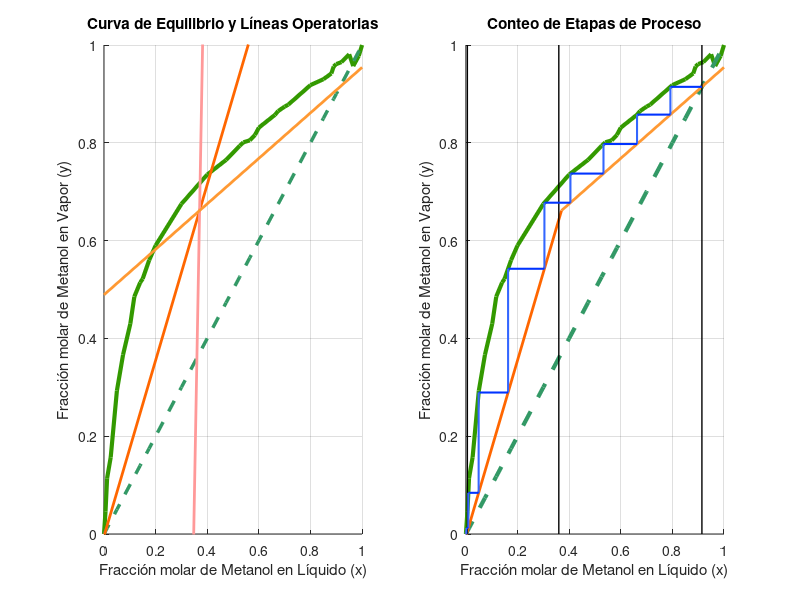

This chart was generated by the following MATLAB code: (Note: this script raises an error after producing the figure.)
% Operaciones de Separación: Modelos de Destilación por Etapas
% Última Edición: 21 de enero de 2024

%{ 
DESCRIPCIÓN --------------------------------------------------------------------------------------------------------------------------------------- 
     El siguiente código permite el modelado de procedimiento de destilación de mezcla binaria empleando las metodologías de McCabe-Thiele y 
     Ponchon-Savarit. 

     El desarrollo planteado consiste en el manejo de los equilibrios como unión de segmentos rectos con los cuales se buscará la intersección de los
     desarrollos de etapas de forma simple debido a la facilidad que es resolver ecuaciones de rectas.

     Se entrega al final un desarrollo sobre gráficas que permite observar el procedimiento modelado y su viabilidad. Se requiere que 
     por parte del usuario se suministre en el código los datos del equilibrio a desarrollar, las condiciones de entrada y salida de la columna y el
     método que desea aplicar.
%}

% INGRESO DE DATOS --------------------------------------------------------------------------------------------------------------------------------------- 
     
     clear

     % Datos de Equilibrio X vs Y
          EquiX = [0.0000 0.00584 0.0120 0.0260 0.0500 0.0738 0.1020 0.1176 0.1400 0.1500 0.1750 0.2000 0.3000 0.4000 0.4730 0.5260 0.5400 0.5650 ... 
                   0.5850 0.6000 0.6620 0.67500 0.7000 0.7140 0.8000 0.8500 0.8808 0.8900 0.9000 0.9200 0.9500 0.9657 0.9871 1.0000];
          EquiY = [0.0000 0.045705 0.1140 0.1570 0.2930 0.3665 0.4300 0.4855 0.5140 0.5220 0.5600 0.5900 0.6750 0.7350 0.7650 0.7940 0.8010 0.8050 ...
                   0.8160 0.8310 0.8570 0.865000 0.8740 0.8780 0.9180 0.9300 0.9417 0.9560 0.9610 0.9650 0.9810 0.9569 0.9778 1.0000];
          nXY = length(EquiX);

     % Datos de Equilirio H vs XY
          EntRocX = [0 0.094594595 0.198198198 0.297297297 0.398648649 0.502252252 0.601351351 0.70045045 0.806306306 0.903153153 1];
          EntRocY = [46947.44948 45465.91367 44309.28894 43153.39763 42485.60637 41817.44838 41312.84609 40808.24379 39814.07459 38984.19451 37828.66992];
          EntBurX = [0 0.094594595 0.195945946 0.295045045 0.396396396 0.502252252 0.601351351 0.70045045 0.804054054 0.903153153 1];
          EntBurY = [7381.642158 5248.817338 4418.203821 3750.779273 3571.454765 3879.863581 3863.728043 3847.592504 3830.723532 4140.232498 4124.463677];
          nRoc = length(EntRocX); nBur = length(EntBurX);

     % Condiciones de Trabajo Generales:
     xD = 0.914427648; y1 = xD; 
     zF = 0.359968038;
     xW = 0.005648938;
     F = 216.7622048; D = 84.51272428; W = 132.24919;

     % Condiciones de Trabajo para Método McCabe - Thiele:
     q = 1.035696198;
     LI = 73.47529571; VI = 157.98802;
     DeltaLJ = 224.4997914; DeltaVJ = 7.737586546;
     LK = LI + DeltaLJ; VK = VI + DeltaVJ;

     % Condiciones de Trabajo para Método Ponchon - Savarit:
     DeltaD = 200000;
     DeltaW = -10000;
     Condensador = "Total";
     Rehervidor = "Total";

     % Método a Desarrollar:
     Metodo = "McCabeThiele";
     %Metodo = "PonchonSavarit";

switch(Metodo)

% MÉTODO: MCCABE - THIELE PARA ALIMENTACIÓN ÚNICA ****************************************************************************************************************
case "McCabeThiele"
     % 1. CONSIDERACIONES INICIALES:
          % Planteamiento de Líneas Operatorias: 1. Lín. Oper. de Enriquecimiento, 2. Lín. Oper.de Alimentación, 3. Lín. Oper. de Agotamiento.
               % Pendientes y Cortes de cada línea:
               m1 = (LI / VI); m2 = q / (q - 1); m3 = (LK / VK);
               b1 = (D / VI) * xD; b2 = -zF / (q - 1); b3 = -(W / VK) * xW;
               % Expresiones para las líneas operatorias de la forma Y = f(X) y X = g(y) = f(y)^-1
               LiOpEnrY = @(x) m1 * x + b1; LiOpEnrX = @(y) (y - b1) / m1;
               LiOpAliY = @(x) m2 * x + b2; LiOpAliX = @(y) (y - b2) / m2;
               LiOpAgoY = @(x) m3 * x + b3; LiOpAgoX = @(y) (y - b3) / m3;
          % Determinación de Cortes entre Líneas Operatorias:
               % Fórmula General: Y = m1 * x + b1; Y = m2 * x + b2; -> Y = Y -> x = (b2 - b1) / (m1 - m2)
               % Igualdad entre Línea Operatoria de Enriquecimiento y de Alimentación:
               xEnriAlim = (b2 - b1) / (m1 - m2);
               % Igualdad entre Línea Operatoria de Alimentación y de Agotamiento:
               xAlimAgot = (b3 - b2) / (m2 - m3);
     
     % 2. ESTABLECIMIENTO DE CICLO DE CONTEO DE ETAPAS:
          %{
          Descripción del procedimiento: Cada etapa consta de un triángulo rectángulo apuntando hacia abajo. El punto sobre la línea 
               operatoria será (xa, ya), el punto del ángulo recto sobre la curva de equilibrio será (xb, ya) y el punto restante para una nueva
               etapa será (xb, yb), que será luego el punto (xa, ya) de la siguiente etapa. Así, se plantea el siguiente proceso del Ciclo:
               1. Buscar un intervalo de puntos de equilibrio en el que el valor 'ya' se encuentre entre los valores de 'y' en equilibrio.
               2. Establecer la ecuación de recta entre los dos puntos de equilibrio tomados en el Paso 1.
               3. Realizar el desplazamiento desde el punto (xa, ya) hasta el punto (xb, ya) resolviendo la ecuación de la forma X = f(Y) planteada 
                    en el Paso 2.
               4. Emplear la ecuación de la línea operatoria apropiada (De enriquecimiento o de agotamiento según un análisis de si el valor de 'xa' es
                    mayor o menor al del valor de x de alimentación o no, respectivamente).
               5. Realizar el desplazamiento desde el punto (xb, ya) hasta el punto (xb, yb) resolviendo la ecuación de la forma X = f(Y) tomada en el
                    Paso 4.
               5. Continuar con el proceso, estableciendo el punto (xb, yb) como (xa, ya), hasta que la concentración de xa sea menor o igual a la de xW.
          %}

          % Condiciones Iniciales:
               xa = xD; ya = y1; xb = 1; yb = 1;
          % Establecimiento de conjuntos de puntos obtenidos:
               PuntosX(1) = xD; PuntosY(1) = y1; i = 0; L = 1;

          % Ejecución del Ciclo de Iteración: 
               while xa > xW
                    % PASO 1: ---------------------------------------------------------------------------------------------------------------------------------
                    if ya > EquiY(nXY - i) % Verificación de que 'ya' se encuentre debajo de un punto de equilibrio. La respuesta "Apropiada" es No.
                         i = i + 1;  % La solución es revisar una siguiente posición (Nótese que el conteo es desde el final hacia el comienzo)

                    elseif ya < EquiY(nXY - i) && ya > EquiY(nXY - i - 1) % Verificación de que "ya" se encuentre entre dos puntos de equilibrio sucesivos. 
                         % La respuesta "Apropiada" es Sí:

                    % PASO 2: ---------------------------------------------------------------------------------------------------------------------------------
                         % Ecuación de Recta en Intervalo de Equilibrio Tomado:
                              m = (EquiY(nXY - i) - EquiY(nXY - i - 1)) / (EquiX(nXY - i) - EquiX(nXY - i - 1));
                              b = (EquiY(nXY - i) - m * EquiX(nXY - i));
                              % y - y1 = m * (x - x1) -> y = m * x + (y1 - m * x1)
                              LiEqY = @(x) m * x + b;
                              LiEqX = @(y) (y - b) / m;
                    
                    % PASO 3: ---------------------------------------------------------------------------------------------------------------------------------
                         % Transporte desde Línea Operatoria a Curva de Equilibrio:
                              xb = LiEqX(ya);
                    
                    % PASO 4 y 5: ---------------------------------------------------------------------------------------------------------------------------------
                         % Transporte desde Curva de Equilibrio a Curva de Equilibrio:
                              if xb > xEnriAlim
                                   yb = LiOpEnrY(xb);
                              elseif xb <= xEnriAlim
                                   yb = LiOpAgoY(xb);
                              end

                   % PASO 6: ---------------------------------------------------------------------------------------------------------------------------------
                         % Conteo de Coordenadas en Obtenidas:
                              L = L + 1;
                              PuntosX(L) = xb;
                              PuntosY(L) = yb;
                         % Establecimiento de nuevo punto "a" para iniciar:
                              xa = xb;
                              ya = yb;           
                      
                    else % Corrección en caso de que no se cumplan ninguna de las dos condiciones anteriores:
                         i = i + 1;
                    end 
               end
         
     % 3. ENTREGA DE INFORMACIÓN
          % Primera Gráfica: Ubicación de Equilibrio y Líneas Operatorias como Funciones
               % Detalles Globales:
               subplot(1, 2, 1); hold on; axis([0 1 0 1]); hold on;
               xlabel("Fracción molar de Metanol en Líquido (x)"); ylabel("Fracción molar de Metanol en Vapor (y)"); hold on;
               title("Curva de Equilibrio y Líneas Operatorias"); grid on; hold on;
               % Gráfica de Equilibrio:        
               plot(EquiX, EquiY, "Color", [0.2 0.6 0.0], "linewidth", 3); hold on; % Curva de Equilibrio
               plot(EquiX, EquiX, "--", "Color", [0.2 0.6 0.4], "linewidth", 2.5); hold on; % Línea de 45°
               % Gráfica de Líneas Operatorias:
               plot(linspace(0, 1, 2), LiOpAgoY(linspace(0, 1, 2)), "Color", [1.0 0.4 0.0], "linewidth", 2); hold on; % Línea de Agotamiento
               plot(linspace(0, 1, 2), LiOpAliY(linspace(0, 1, 2)), "Color", [1.0 0.6 0.6], "linewidth", 2); hold on; % Línea de Alimentación
               plot(linspace(0, 1, 2), LiOpEnrY(linspace(0, 1, 2)), "Color", [1.0 0.6 0.2], "linewidth", 2); hold on; % Línea de Enriquecimiento
     
          % Segunda Gráfica: Ubicación de Líneas Operatorias con Dominios Correctos y Representación de Etapas
               % Detalles Globales:
               subplot(1, 2, 2); hold on; axis([0 1 0 1]); hold on;
               xlabel("Fracción molar de Metanol en Líquido (x)"); ylabel("Fracción molar de Metanol en Vapor (y)"); 
               title("Conteo de Etapas de Proceso"); grid on; hold on;
               % Gráfica de Equilibrio:  
               plot(EquiX, EquiY, "Color", [0.2 0.6 0.0], "linewidth", 3); hold on; % Curva de Equilibrio
               plot(EquiX, EquiX, "--", "Color", [0.2 0.6 0.4], "linewidth", 3); hold on; % Curva de Equilibrio
               %plot(EquiX, EquiY, ".", "Color", [0.2 0.6 0.0], "linewidth", 3); hold on;
               % Gráfica de Líneas Operatorias y Rectas de Concentraciones de Entradas y Salidas:
               plot(linspace(0, xAlimAgot, 2), LiOpAgoY(linspace(0, xAlimAgot, 2)), "Color", [1.0 0.4 0.0], "linewidth", 2); hold on; % Línea de Agotamiento
               plot(linspace(xEnriAlim, 1, 2), LiOpEnrY(linspace(xEnriAlim, 1, 2)), "Color", [1.0 0.6 0.2], "linewidth", 2); hold on; % Línea de Enriquecimiento
               plot([xD, xD], [0, 1], "k", "linewidth", 1.0); plot([zF, zF], [0, 1], "k", "linewidth", 1.0); plot([xW, xW], [0, 1], "k", "linewidth", 1.0)
               % Gráfica de etapas:
               Etapas = 0;
               m = length(PuntosX);
     
               for j = 1 : m - 1
                   % Dibujo de Recta Horizontal / Tendencia al Equilibrio:
                   RecHorizonX = [PuntosX(j), PuntosX(j + 1)]; RecHorizonY = [PuntosY(j) PuntosY(j)];
                   plot(RecHorizonX, RecHorizonY, "Color", [0.0, 0.2, 1.0], "linewidth", 1.5); hold on;
                   % Dibujo de Recta Vertical / Cumplimiento de Balance de Materia:
                   RecVertiX = [PuntosX(j + 1) PuntosX(j + 1)]; RecVertiY = [PuntosY(j) PuntosY(j + 1)];
                   plot(RecVertiX, RecVertiY, "Color", [0.2 0.4 1.0], "linewidth", 1.5); hold on;
                   % Conteo de Etapas:
                   Etapas = Etapas + 1;
               end
     
          % Tabla con Etapas y Respuestas en Consola:
               TablaEtapas(1, 1) = "Etapa"; TablaEtapas(1, 2) = "Conc. X In"; TablaEtapas(1, 3) = "Conc. X Out"; 
               TablaEtapas(1, 4) = "Conc. Y In"; TablaEtapas(1, 5) = "Conc. Y Out";
     
               for i = 2 : length(PuntosX)
                    TablaEtapas(i, 1) = strcat("Etapa ", num2str(i - 1));
                    TablaEtapas(i, 2) = PuntosX(i - 1); TablaEtapas(i, 3) = PuntosX(i); TablaEtapas(i, 4) = PuntosY(i); TablaEtapas(i, 5) = PuntosY(i - 1);
               end

               disp("El procedimiento ha finalizado. Los resultados se presentan a continuación: "); disp(" ");
               disp("- Número de Etapas: " + Etapas); disp("- Tabla de Etapas: "); disp(TablaEtapas)
          
% MÉTODO: PONCHON-SAVARIT PARA ALIMENTACIÓN ÚNICA ****************************************************************************************************************
case "PonchonSavarit"
     % 1. CONSIDERACIONES INICIALES:
          % Recta Destilado - Alimentación - Residuo (DAW): 
               % Puntos: (xD, DeltaD), (xW, DeltaW), y - y1 = m * (x - x1) -> y = m * x + (y1 - m * x1), Y = m1 * x + b1; 
               mDAW = (DeltaD - DeltaW) / (xD - xW); bDAW = (DeltaD - mDAW * xD);
               RectaDAWX = @(x) mDAW * x + (DeltaD - mDAW * xD); RectaDAWY = @(y) (y - (DeltaD - mDAW * xD)) / mDAW;

          % Cortes de la recta DAW con las curvas de Rocío (Superior) y Burbuja (Inferior
               xRocDAW = 0; xBurDAW = 0;
               % Y = m2 * x + b2; -> x = (b2 - b1) / (m1 - m2)
               % Corte en curva de rocío (Superior):
               for i = 1 : nRoc - 1 
                    m1 = (EntRocY(i + 1) - EntRocY(i)) / (EntRocX(i + 1) - EntRocX(i)); b1 = (EntRocY(i) - m1 * EntRocX(i));
                    xRocDAW = (bDAW - b1) / (m1 - mDAW);
                    
                    if xRocDAW >= EntRocX(i) && xRocDAW <= EntRocX(i + 1)
                         xRocDAWTrue = xRocDAW;
                    end
               end
               % Corte en curva de burbuja (Inferior)
               for i = 1 : nBur - 1 
                    m1 = (EntBurY(i + 1) - EntBurY(i)) / (EntBurX(i + 1) - EntBurX(i)); b1 = (EntBurY(i) - m1 * EntBurX(i));
                    xBurDAW = (bDAW - b1) / (m1 - mDAW);
                    
                    if xBurDAW >= EntBurX(i) && xBurDAW <= EntBurX(i + 1)
                         xBurDAWTrue = xBurDAW;
                    end
               end

     % 2. ESTABLECIMIENTO DE CICLOS DE CONTEO DE ETAPAS:
          %{
          Descripción del procedimiento: El procedimiento consta de dos etapas: Realizar un desarrollo respecto a una recta global de balance de materia
               a. A su izquierda (Agotamiento) y b. A su derecha (Enriquecimiento).

               El procedimiento para el desarrollo en la zona de enriquecimiento (D) es el siguiente
               D1. Definir si el condensador es Total o Parcial. Si es total, se tiene que xD = x0 = yD = y1, por lo que puede suministrarse xD o yD. Si 
                    es parcial, se tiene que x0 > xD = Eq(yD) = y1, por lo que hay que verificar cuál valor es el que se suministra. En todo caso, se inicia
                    sobre un punto (xa, ya) que se encuentra ubicado sobre la recta de 45°.
               D2. Buscar un intervalo de puntos de equilibrio en el que el valor 'yD' se encuentre entre los valores de 'y' en equilibrio.
               D3. Establecer la ecuación de recta entre los dos puntos de equilibrio tomados en el Paso D2.
               D4. Realizar el desplazamiento horizontal desde el punto (xa, ya) en la curva de equilibrio hasta el punto (xb, ya) en la recta de 45°, 
                    resolviendo la ecuación de la forma X = f(Y) planteada en el Paso D3.
               D5. Tomar la coordenada 'xb' y buscar un intervalo de puntos de burbuja en el que el valor 'xb' se encuentre entre los valores de 
                    'zb' en el equilibrio.
               D6. Establecer la ecuación de recta entre los dos puntos de curva de burbuja tomados en el Paso D5.
               D7. Realizar el desplazamiento vertical desde el punto (xb, ya) en la curva de equilibrio hasta el punto (xb, Hxb) en la curva de burbuja,
                    resolviendo la ecuación de la forma X = f(Y) planteada en el Paso W6.
               D8. Establecer la ecuación de recta entre el punto (xD, DeltaD) y el punto (xb, Hxb), el cual fue tomado en el Paso D7. 
               D9. Determinar el corte de la recta del Paso D8 con la curva de rocío, hallando la solución de la ecuación con la recta de cada segmento
                    de la curva y verificando si es apropiada o no la solución. El punto resultante corresponderá a (xc, Hyc).
               D10. Realizar el desplazamiento vertical desde el punto (xc, Hyc) en la curva de rocío hasta la recta de 45°, estableciendo el punto 
                    (xc, yc = xc).
               D11. Repetir el procedimiento desde el Paso D4 estableciendo el punto (xa, ya) = (xc, yc) y continuando mientras no ocurra alguna de las
                    siguientes situaciones:
                    - Convergencia: Se debe establecer un valor máximo de iteraciones frente al posible peligro de convergencia.
                    - Cruce a Agotamiento: Se debe estar verificando que las coordenadas tomadas en la curva de equilibrio se mantengan siempre a la
                      derecha de la recta DAW.
               
               El procedimiento para el desarrollo en la zona de agotamiento (W) es el siguiente:
               W1. Definir si el rehervidor es Total o Parcial. Si es total, se tiene que yW = yN+1 = xW = xN, por lo que puede suministrarse xW o yW. Si
                    es parcial, se tiene que yW > yN+1 = Eq(xW) = xN, por lo que hay que verificar cuál valor es el que se suministra. En todo caso, se inicia
                    sobre un punto (xa, ya) que se encuentra ubicado sobre la recta de 45°.
               W2. Buscar un intervalo de puntos de equilibrio en el que valor 'xW' se encuentre entre los valores de 'x' en equilibrio.
               W3. Establecer la ecuación de recta entre los dos puntos de equilibrio tomados en el Paso W2.
               W4. Realizar el desplazamiento vertical desde el punto (xa, ya) en la recta de 45° hasta el punto (xa, yb) en la curva de equilibrio,
                    resolviendo la ecuación de la forma Y = f(X) planteada en el paso W3.
               W5. Tomar la coordenada 'yb' y realizar el desplazamiento horizontal desde el punto (xa, yb) en la curva de equilibrio hasta el punto
                    (xb = yb, yb) en la curva de 45°.
               W6. Tomar la coordenada 'xb' y buscar un intervalo de puntos de rocío en el que el valor 'xb' se encuentre entre los valores de 'zb' en el
                    equilibrio.
               W7. Establecer la ecuación de recta entre los dos puntos de curva de rocío tomados en el Paso W6.
               W8. Realizar el desplazamiento vertical desde el punto (xb, yb) en la recta de 45° hasta el punto (xb, Hyb) en la curva de rocío, 
                    resolviendo la ecuación de la forma Y = f(X) planteada en el Paso W7.
               W9. Establecer la ecuación de recta entre el punto (xW, DeltaW) y el punto (xb, Hyb), el cual fue tomado en el paso W8.
               W10. Determinar el corte de la recta del paso W9 con la curva de burbuja, hallando la solución de la ecuación con la recta de cada
                    segmento de la curva y verificando si es apropiada o no la solución. El punto resultante corresponderá a (xc, Hxc).
               W11. Realizar el desplazamiento vertical desde el punto (xc, Hxc) en la curva de burbuja hasta la recta de 45°, estableciendo el punto 
                    (xd = xc, yd).
               W12. Repetir el procedimiento desde el Paso W5 estableciendo el punto (xa, yb) = (xd, yd) y continuando mientras no ocurra alguna de las
                    siguientes situaciones:
                    - Convergencia: Se debe establecer un valor máximo de iteraciones frente al posible peligro de convergencia.
                    - Cruce a Enriquecimiento: Se debe estar verificando que las coordenadas tomadas en la curva de equilibrio se mantengan siempre a la
                      izquierda de la recta DAW.

          Nomenclatura de vectores:
               Para la zona de enriquecimiento (D):
               - xXYD, yXYD: Valores (x, y) en la recta de 45°
               - xEqD, yEqD: Valores (x, y) en la curva de equilibrio.
               - xBurD, yBurD: Valores (x, H) en la curva de burbuja
               - xRocDTrueD, yRocD: Valores (y, H) en la curva de rocío. El primero recibe "True" por ser el corte que debe realizar
          %}

          % PASO D1: ¿Condensador Total o Parcial? ---------------------------------------------------------------------------------------------------------------------------------
               switch(Condensador)
                    case "Total" % Caso más sencillo, donde ambos puntos están sobre la línea de equilibrio.
                         xXYD(1) = xD; yXYD(1) = xD; xa = xD; ya = xD; k = 1; 
                         xa = xD; ya = xa; k = 1; i = 0;
                    case "Parcial" % Se ingresa la composición de Destilado Líquido y se halla la composición en vapor.
                         xXYD(1) = xD; yXYD(1) = xD; xa = xD; ya = xD; k = 1; 
                         xa = xD; ya = xa; k = 1; i = 0;
               end
               
          % Ejecución del Ciclo de Iteración por Derecha: 
               xBurD = linspace(1, 1, 2);
               while k < 50 && min(xBurD) > xBurDAW 
                    % PASO D2: Búsqueda de Intervalo en Curva de Equilibrio XY ---------------------------------------------------------------------------------------------------------------------------------
                    if ya > EquiY(nXY - i) % Verificación de que 'ya' se encuentre fuera de un intervalo de equilibrio. La respuesta "Apropiada" es No.
                         i = i + 1;  % La solución es revisar una siguiente posición:
     
                    elseif ya < EquiY(nXY - i) && ya > EquiY(nXY - i - 1) % Verificación de que "ya" se encuentre en un intervalo de equilibrio. 
                         % La respuesta "Apropiada" es Sí:                   
                  
                    % PASO D3: Ecuación de Recta en Curva de Equilibrio ---------------------------------------------------------------------------------------------------------------------------------
                         % Ecuaciones de Recta en Intervalo de Equilibrio Tomado:
                         mEq = (EquiY(nXY - i) - EquiY(nXY - i - 1)) / (EquiX(nXY - i) - EquiX(nXY - i - 1)); bEq = (EquiY(nXY - i) - mEq * EquiX(nXY - i));
                         % y - y1 = m * (x - x1) -> y = m * x + (y1 - m * x1)
                         LiEqY = @(x) mEq * x + bEq; LiEqX = @(y) (y - bEq) / mEq;

                    % PASO D4: Transporte desde Línea de 45° a Curva de Equilibrio ---------------------------------------------------------------------------------------------------------------------------------
                         xEqD(k) = LiEqX(ya); xBurD(k) = xEqD(k); yEqD(k) = yXYD(k);
                     
                    % PASO D5: Búsqueda de Intervalo en Curva de Burbuja ---------------------------------------------------------------------------------------------------------------------------------
                         for j = 1 : nBur - 1 
                              if xBurD(k) >= EntBurX(j) && xBurD(k) <= EntBurX(j + 1) % Verificar el intervalo de puntos de Curva de Burbuja
                    % PASO D6: Ecuación de Recta en Curva de Burbuja ---------------------------------------------------------------------------------------------------------------------------------
                                   ma = (EntBurY(j + 1) - EntBurY(j)) / (EntBurX(j + 1) - EntBurX(j)); ba = (EntBurY(j) - ma * EntBurX(j)); 
                                   % y - y1 = m * (x - x1) -> y = m * x + (y1 - m * x1)
                                   LiBurY = @(x) ma * x + ba; LiBurX = @(y) (y - ba) / ma; % Ecuaciones de recta en el intervalo de burbuja tomado
                    % PASO D7: Transporte desde Curva de Equilibrio hasta Curva de Burbuja ---------------------------------------------------------------------------------------------------------------------------------
                                   yBurD(k) = LiBurY(xBurD(k)); % Toma del valor sobre la Curva de Burbuja
                              end    
                         end
                    % PASO D8: Ecuación de Recta desde Curva de rocío hasta DeltaD --------------------------------------------------------------------------------------------------------------------------------
                         mbD = (yBurD(k) - DeltaD) / (xBurD(k) - xD); bbD = (yBurD(k) - mbD * xBurD(k)); % Recta entre Curva de Burbuja y Delta D
               
                    % PASO D9: Determinación de Corte de Recta sobre Curva de Rocío y Transporte ----------------------------------------------------------
                         xRoc = 0;
                         for j = 1 : nRoc - 1
                              mb = (EntRocY(j + 1) - EntRocY(j)) / (EntRocX(j + 1) - EntRocX(j)); bb = (EntRocY(j) - mb * EntRocX(j)); 
                              LiRocY = @(x) mb * x + bb; LiRocX = @(x) (y - bb) / mb; % Ecuaciones de recta en la curva de rocío
                              xRoc = (bbD - bb) / (mb - mbD); % Corte en la Curva de Rocío
                         
                              % Verificar si el corte en la curva de rocío es apropiado para el intervalo tomado:
                              if xRoc >= EntRocX(j) && xRoc <= EntRocX(j + 1) 
                                   xRocTrueD(k) = xRoc;
                                   yRocD(k) = LiRocY(xRocTrueD(k));
                              end
                         end
               
                    % PASO D10: Transporte desde Curva de Rocío hasta Línea Y = X -----------------------------------------------------------------------------
                         xXYD(k + 1) = xRocTrueD(k); yXYD(k + 1) = xXYD(k + 1); xa = xXYD(k + 1); ya = xXYD(k + 1);
                         k = k + 1;

                    else % Corrección en caso de que no se cumplan ninguna de las dos condiciones anteriores:
                         i = i + 1;
                    end 
               end  

          % PASO W1: ¿Rehervidor Total o Parcial? ---------------------------------------------------------------------------------------------------------------------------------
               switch(Rehervidor)
                    case("Total")
                         xa = xW; ya = xa; k = 2; i = 1;
                         xXYW(1) = xa;
                         yXYW(1) = ya;
                    case("Parcial")
                         xa = xW; k = 2; i = 1;
                         xXYW(1) = xa;
               end

          % Ejecución del Ciclo de Iteración por Derecha: 
               xRocW = linspace(0, 0, 2);
               while k < 50 && max(xRocW) < xRocDAWTrue
                    % PASO D2: Búsqueda de Intervalo en Curva de Equilibrio XY ---------------------------------------------------------------------------------------------------------------------------------
                    if xa < EquiX(i) % Verificación de que 'xa' se encuentre debajo de un punto de equilibrio. La respuesta "Apropiada" es No.
                         i = i + 1;  % La solución es revisar una siguiente posición:
                    elseif xa > EquiX(i) && xa < EquiX(i + 1) % Verificación de que "xa" se encuentre entre dos puntos de equilibrio sucesivos. 
                         % La respuesta "Apropiada" es Sí.                  
     % PASO 2: Llevar al equilibrio verticalmente:
                    % PASO D3: Ecuación de Recta en Curva de Equilibrio ---------------------------------------------------------------------------------------------------------------------------------
          % Ecuación de Recta en Intervalo de Equilibrio Tomado:
               mEq = (EquiY(i + 1) - EquiY(i)) / (EquiX(i + 1) - EquiX(i)); bEq = (EquiY(i) - mEq * EquiX(i));
               LiEqY = @(x) mEq * x + bEq; LiEqX = @(y) (y - bEq) / mEq; % Ecuaciones de recta en el intervalo tomado:
               % y - y1 = m * (x - x1) -> y = m * x + (y1 - m * x1)

               if k == 2
                    xEqW(k - 1) = xXYW(k - 1); yEqW(k - 1) = LiEqY(xEqW(k - 1));
               elseif k > 2
                    yEqW(k - 1) = LiEqY(xEqW(k - 1));
               end

     % PASO 3: Llevar a la Igualdad horizontalmente:
               yXYW(k) = yEqW(k - 1);
               xXYW(k) = yXYW(k);

     % PASO 4: Llevar a la Curva de Rocío Verticalmente:
          % Subir hasta la curva de rocío:    
               for j = 1 : nRoc - 1 
                    if xXYW(k) >= EntRocX(j) && xXYW(k) <= EntRocX(j + 1) % Verificar 
                         ma = (EntRocY(j + 1) - EntRocY(j)) / (EntRocX(j + 1) - EntRocX(j)); ba = (EntRocY(j) - ma * EntRocX(j));
                         LiRocY = @(x) ma * x + ba; LiRocX = @(y) (y - ba) / ma;
                         xRocW(k - 1) = xXYW(k); yRocW(k - 1) = LiRocY(xRocW(k - 1));
                    end
               end

     % PASO 5: REALIZAR BALANCE DE MATERIA CON W Y TOMAR CORTE EN CURVA DE BURBUJA:
               xBur = 0;
               for j = 1 : nBur - 1 % Corte en curva de rocío (Superior)
                    mb = (EntBurY(j + 1) - EntBurY(j)) / (EntBurX(j + 1) - EntBurX(j)); bb = (EntBurY(j) - mb * EntBurX(j)); % Recta en Burbuja
                    LiBurY = @(x) mb * x + bb; LiBurX = @(x) (y - bb) / mb;
                    mbW = (yRocW(k - 1) - DeltaW) / (xRocW(k - 1) - xW); bbW = (yRocW(k - 1) - mbW * xRocW(k - 1)); % Recta entre Curva de Rocío y Delta W
                    xBur = (bbW - bb) / (mb - mbW);
                    
                    if xBur >= EntBurX(j) && xBur <= EntBurX(j + 1)
                         xBurTrueW(k - 1) = xBur;
                         yBurW(k - 1) = LiBurY(xBurTrueW(k - 1));
                    end
               end
               
     % PASO 6: ESTABLECER SIGUIENTE PUNTO HASTA EL EQUILIBRIO;
               xEqW(k) = xBurTrueW(k - 1);
               xa = xEqW(k);

               if xRocW(k - 1) > xRocDAWTrue 
                    k = 5000;
               else
                    k = k + 1;
               end

          else % Corrección en caso de que no se cumplan ninguna de las dos condiciones anteriores:
               i = i + 1;
          end 
     end 


     % 3. ENTREGA DE INFORMACIÓN
          % Configuración General:
               % Primera Gráfica: Desarrollo en Gráfica H vs XY
                    % Detalles Globales
                    subplot(2, 2, 1); hold on; axis([0 1 0.8 * min(EntBurY) 1.2 * max(EntRocY)]); hold on;
                    xlabel("Fracción Molar de Especie Volátil (x, y)"); ylabel("Entalpía de la Mezcla (H)"); 
                    title("Desarrollo Ponchon-Savarit en Gráfica de Energía"); grid on; hold on;
                    % Gráfica de Equilibrio
                    plot(EntBurX, EntBurY); hold on; plot(EntRocX, EntRocY); hold on;
                    % Línea DAW:
                    plot(linspace(0, 1, 10), RectaDAWX(linspace(0, 1, 10)));
                    %plot([xRocDAWTrue xRocDAWTrue], [-100000, 100000]); hold on;
                    %plot([xBurDAWTrue xBurDAWTrue], [-100000, 100000]); hold on;
               % Segunda Gráfica: Desarrollo en Gráfica X vs Y
                    % Detalles Globales
                    subplot(2, 2, 3); hold on; axis([0 1 0 1]); hold on;
                    xlabel("Fracción Molar de Especie Volátil en Líquido (x)"); ylabel("Fracción Molar de Especie Volátil en Vapor (y)"); 
                    title("Desarrollo Ponchon-Savarit en Gráfica de Equilibrio"); grid on; hold on;
                    % Gráfica de Equilibrio
                    plot(EquiX, EquiY); hold on; plot(EquiY, EquiY); hold on;
               % Tercera Gráfica: Conteo de Etapas en Gráfica X vs y
                    subplot(2, 2, 4); hold on; axis([0 1 0 1]); hold on;
                    xlabel("Fracción Molar de Especie Volátil en Líquido (x)"); ylabel("Fracción Molar de Especie Volátil en Vapor (y)"); 
                    title("Conteo de Etapas de Proceso"); grid on; hold on;
                    % Gráfica de Equilibrio
                    plot(EquiX, EquiY); hold on; plot(EquiY, EquiY); hold on;
          % Desarrollo en cada gráfica:
               Min = -999999; Max = abs(Min);
               for p = 1 : length(xBurD) - 1
                    % Segunda Gráfica
                    subplot(2, 2, 3)
                    plot([xXYD(p) xEqD(p)], [yXYD(p), yEqD(p)], "Color", 'c'); hold on; % Línea entre Y = X y Curva de Equilibrio
                    plot([xEqD(p) xEqD(p)], [yEqD(p) Max], "Color", [1.0 0.0 0.6]); hold on; % Linea entre Curva de Equilibrio y Lado Superior
                    % Primera Gráfica
                    subplot(2, 2, 1)
                    plot([xBurD(p), xBurD(p)], [Min, yBurD(p)], "Color", [1.0 0.0 0.6]); hold on; % Línea entre Lado Inferior y Curva de Burbuja
                    plot([xBurD(p) xRocTrueD(p)], [yBurD(p) yRocD(p)], "Color", [0.2 0.6 0.0]); hold on; % Línea entre Curva de Burbuja y Curva de Rocío
                    plot([xRocTrueD(p) xRocTrueD(p)], [yRocD(p), Min], "Color", 'c'); hold on; % Línea entre Curva de Rocío y Lado Inferior
                    % Segunda Gráfica
                    subplot(2, 2, 3)
                    plot([xXYD(p + 1) xXYD(p + 1)], [1, xXYD(p + 1)], "Color", 'c'); hold on; % Línea entre Lado Superior y Y = X
               end  




     % Desarollo por residuo (Izquierda):      
     
     % Condición de Rehervidor:
     

     % PASO 1: Situación de Condensación.
          
     
     
          
          % Gráfica de Izquierda

          subplot(2, 2, 3)
          plot([xXYW(1) xXYW(1)], [yXYW(1), yEqW(1)])
          for p = 1 : length(yBurW) - 1
               subplot(2, 2, 3)
               plot([xEqW(p) xXYW(p + 1)], [yEqW(p) yXYW(p + 1)], "Color", [1.0 0.4 0.0]); hold on; % Línea entre Equilibrio y XY.
               plot([xXYW(p + 1) xRocW(p)], [yXYW(p + 1) 1], "Color", [1.0 0.4 0.0]); hold on; % Línea entre XY y Lado Superior

               subplot(2, 2, 1)
               plot([xRocW(p) xRocW(p)],[Min yRocW(p)], "Color", [1.0 0.4 0.0]); hold on; % Línea entre Lado Inferior y Curva de Rocío
               plot([xRocW(p) xBurTrueW(p)], [yRocW(p) yBurW(p)], "Color", [0.0 0.6 0.2]); hold on; % Línea entre Curva de Rocío y Curva de Burbuja
               plot([xBurTrueW(p) xBurTrueW(p)], [yBurW(p), Min], "Color", [0.6 0.0 0.4]); hold on; % Línea entre Curva de Rocío y Lado Inferior

               subplot(2, 2, 3)
               plot([xEqW(p + 1) xEqW(p + 1)], [1, yXYW(p + 2)], "Color", [0.6 0.0 0.4]); hold on; % Línea entre Lado Superior y Equilibrio

          end
    
          % ETAPA: Construcción de curva de Equilibrio
          
          % Recolección:
          for p = 1 : length(xXYD) - 2
               xXYDCorregido(p) = xXYD(length(xXYD) - p + 1); 
               yEqDCorregido(p) = yEqD(length(xXYD) - p);
          end
     
          OpX = [xXYW(1:length(xXYW) - 1) xXYDCorregido xXYD(2)]; OpY = [yEqW yEqDCorregido yEqD(1)];
     
          subplot(2, 2, 3)
          plot(OpX, OpY, 'k'); hold on;

     end

     % Etapa: Determinación de Etapas

     PuntosX(1) = xD;
     PuntosY(1) = yEqD(1);
     xa = PuntosX(1);
     ya = PuntosY(1);
     i = 0;
     L = 1;
     Etapas = 0;

     while xa > xW
          if ya > EquiY(nXY - i) % Verificación de que 'y_a' se encuentre debajo de un punto de equilibrio. La respuesta "Apropiada" es No.
               i = i + 1;  % La solución es revisar una siguiente posición:
          elseif ya < EquiY(nXY - i) && ya > EquiY(nXY - i - 1) % Verificación de que "y_a" se encuentre entre dos puntos de equilibrio sucesivos. La respuesta "Apropiada" es Sí:
               % Ecuación de Recta en Intervalo de Equilibrio Tomado:
                    m = (EquiY(nXY - i) - EquiY(nXY - i - 1)) / (EquiX(nXY - i) - EquiX(nXY - i - 1)); b = (EquiY(nXY - i) - m * EquiX(nXY - i));
                    LiEqY = @(x) m * x + b; LiEqX = @(y) (y - b) / m;
                    % y - y1 = m * (x - x1) -> y = m * x + (y1 - m * x1)
     
               % Transporte desde Línea Operatoria a Curva de Equilibrio:
                    xb = LiEqX(ya);

               % Transporte desde Curva de Equilibrio a Curva de Operación:
                    for j = 1 : length(OpX) - 1
                         if xb > OpX(j) && xb < OpX(j + 1) 
                              mOp = (OpY(j + 1) - OpY(j)) / (OpX(j + 1) - OpX(j)); bOp = (OpY(j) - mOp * OpX(j)); % Recta de Línea Operatoria
                              LiOpY = @(x) mOp * x + bOp; LiOpX = @(x) (y - bOp) / mOp;
                              
                              yb = LiOpY(xb);
                         end
                    end

               % Conteo de Coordenadas en Obtenidas:
                    L = L + 1;
                    PuntosX(L) = xb;
                    PuntosY(L) = yb;
               % Establecimiento de nuevo punto "a" para iniciar:
                    xa = xb;
                    ya = yb;           
                    
          else % Corrección en caso de que no se cumplan ninguna de las dos condiciones anteriores:
               i = i + 1;
          end 
     end
     
     for j = 1 : length(PuntosX) - 1
         subplot(2,2,4)
         % Dibujo de Recta Horizontal / Tendencia al Equilibrio:
         RecHorizonX = [PuntosX(j), PuntosX(j + 1)];
         RecHorizonY = [PuntosY(j) PuntosY(j)];
         plot(RecHorizonX, RecHorizonY, "Color", [0.0, 0.2, 1.0], "linewidth", 1.5);
         hold on;

         % Dibujo de Recta Vertical / Cumplimiento de Balance de Materia:
         RecVertiX = [PuntosX(j + 1) PuntosX(j + 1)];
         RecVertiY = [PuntosY(j) PuntosY(j + 1)];
         plot(RecVertiX, RecVertiY, "Color", [0.2 0.4 1.0], "linewidth", 1.5);
     
         % Conteo de Etapas:
         Etapas = Etapas + 1;
     end

     plot(OpX, OpY, 'k'); hold on;
     disp(Etapas);

